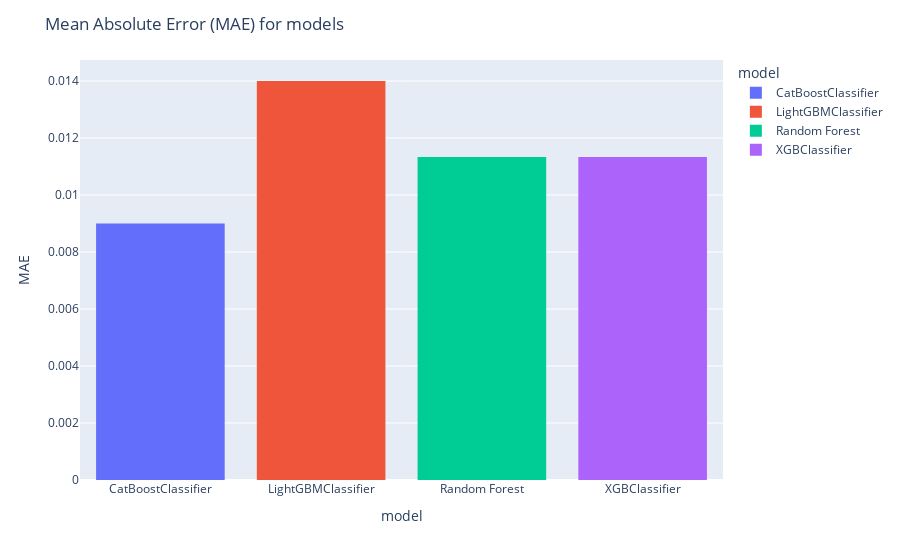

Write notebook code for a chart like this one.
### Code cell
# Create a bar chart
fig = px.histogram(dfmetrics, x="model", y = "mae", color="model")
fig.update_layout(title_text='Mean Absolute Error (MAE) for models',xaxis_title="model",
    yaxis_title="MAE")
fig.show()

### Figure 1 — Plotly figure (JSON) as saved in the notebook; plotly's stock layout.template omitted (floating-point values rounded to 4 significant figures)
{"data": [{"alignmentgroup": "True", "bingroup": "x", "histfunc": "sum", "hovertemplate": "model=%{x}<br>sum of mae=%{y}<extra></extra>", "legendgroup": "CatBoostClassifier", "marker": {"color": "#636efa", "pattern": {"shape": ""}}, "name": "CatBoostClassifier", "offsetgroup": "CatBoostClassifier", "orientation": "v", "showlegend": true, "type": "histogram", "x": ["CatBoostClassifier"], "xaxis": "x", "y": [0.009], "yaxis": "y"}, {"alignmentgroup": "True", "bingroup": "x", "histfunc": "sum", "hovertemplate": "model=%{x}<br>sum of mae=%{y}<extra></extra>", "legendgroup": "LightGBMClassifier", "marker": {"color": "#EF553B", "pattern": {"shape": ""}}, "name": "LightGBMClassifier", "offsetgroup": "LightGBMClassifier", "orientation": "v", "showlegend": true, "type": "histogram", "x": ["LightGBMClassifier"], "xaxis": "x", "y": [0.014], "yaxis": "y"}, {"alignmentgroup": "True", "bingroup": "x", "histfunc": "sum", "hovertemplate": "model=%{x}<br>sum of mae=%{y}<extra></extra>", "legendgroup": "Random Forest", "marker": {"color": "#00cc96", "pattern": {"shape": ""}}, "name": "Random Forest", "offsetgroup": "Random Forest", "orientation": "v", "showlegend": true, "type": "histogram", "x": ["Random Forest"], "xaxis": "x", "y": [0.01133], "yaxis": "y"}, {"alignmentgroup": "True", "bingroup": "x", "histfunc": "sum", "hovertemplate": "model=%{x}<br>sum of mae=%{y}<extra></extra>", "legendgroup": "XGBClassifier", "marker": {"color": "#ab63fa", "pattern": {"shape": ""}}, "name": "XGBClassifier", "offsetgroup": "XGBClassifier", "orientation": "v", "showlegend": true, "type": "histogram", "x": ["XGBClassifier"], "xaxis": "x", "y": [0.01133], "yaxis": "y"}], "layout": {"barmode": "relative", "legend": {"title": {"text": "model"}, "tracegroupgap": 0}, "margin": {"t": 60}, "title": {"text": "Mean Absolute Error (MAE) for models"}, "xaxis": {"anchor": "y", "categoryarray": ["CatBoostClassifier", "LightGBMClassifier", "Random Forest", "XGBClassifier"], "categoryorder": "array", "domain": [0, 1], "title": {"text": "model"}}, "yaxis": {"anchor": "x", "domain": [0, 1], "title": {"text": "MAE"}}}}
